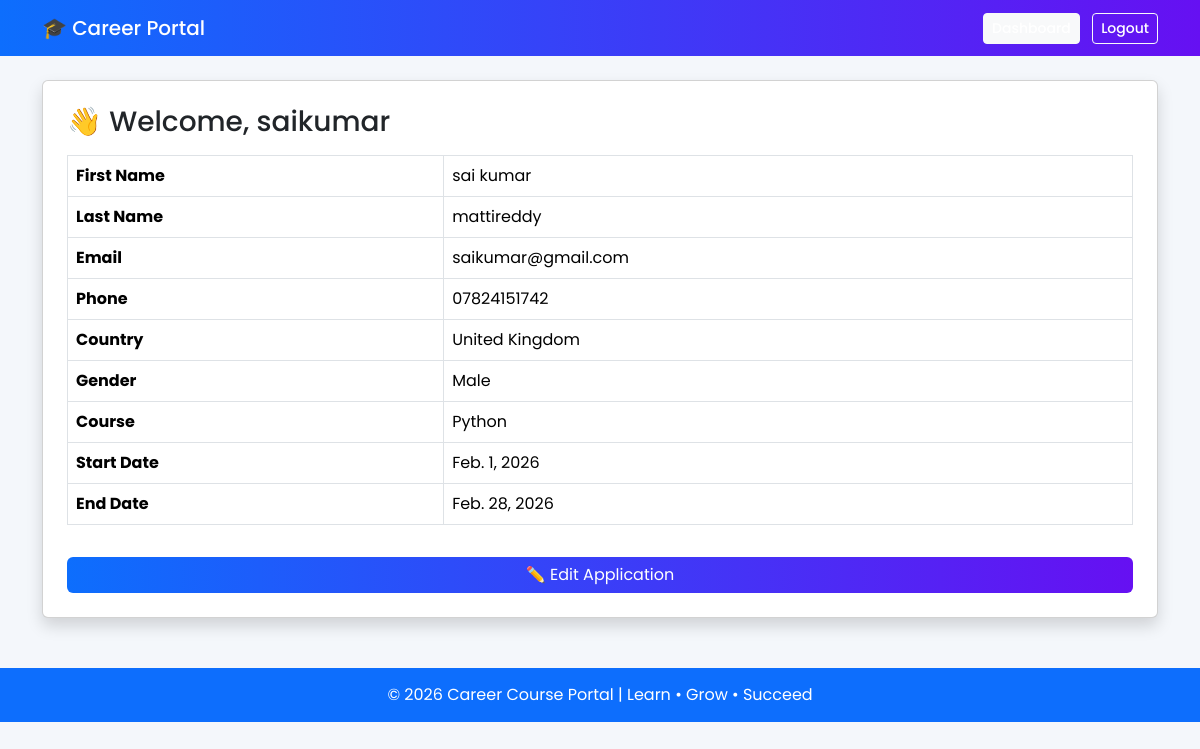
Screenshot of /dashboard/ (signed in) with the database file from the repository.
### students/models.py (models this page shows, shortened)
class StudentApplication(models.Model):
    GENDER_CHOICES = [
        ('Male', 'Male'),
        ('Female', 'Female'),
    ]
    COURSE_CHOICES = [
        ('Python', 'Python'),
        ('C', 'C'),
        ('C++', 'C++'),
        ('Java', 'Java'),
        ('Machine Learning', 'Machine Learning'),
        ('Deep Learning', 'Deep Learning'),
    ]
    user = models.OneToOneField(User, on_delete=models.CASCADE)
    first_name = models.CharField(max_length=100)
    last_name = models.CharField(max_length=100)
    phone = models.CharField(max_length=15)
    country = models.CharField(max_length=50)
    gender = models.CharField(max_length=10, choices=GENDER_CHOICES)
    course = models.CharField(max_length=50, choices=COURSE_CHOICES)
    start_date = models.DateField()
    end_date = models.DateField()

### students/views.py (the view)
# urls.py: path('dashboard/', dashboard, name='dashboard'),
@login_required
def dashboard(request):
    if request.user.is_superuser:
        students = StudentApplication.objects.select_related('user').all()
        return render(request, 'students/admin_dashboard.html', {'students': students})
    try:
        data = StudentApplication.objects.get(user=request.user)
    except StudentApplication.DoesNotExist:
        data = None
    return render(request, 'students/student_dashboard.html', {'data': data})

### students/templates/students/student_dashboard.html
{% extends 'students/base.html' %}
{% block content %}
<div class="card shadow p-4">
  <h3 class="mb-3">👋 Welcome, {{ data.user.username }}</h3>
  <table class="table table-bordered">
    <tr><th>First Name</th><td>{{ data.first_name }}</td></tr>
    <tr><th>Last Name</th><td>{{ data.last_name }}</td></tr>
    <tr><th>Email</th><td>{{ data.user.email }}</td></tr>
    <tr><th>Phone</th><td>{{ data.phone }}</td></tr>
    <tr><th>Country</th><td>{{ data.country }}</td></tr>
    <tr><th>Gender</th><td>{{ data.gender }}</td></tr>
    <tr><th>Course</th><td>{{ data.course }}</td></tr>
    <tr><th>Start Date</th><td>{{ data.start_date }}</td></tr>
    <tr><th>End Date</th><td>{{ data.end_date }}</td></tr>
  </table>
  <a href="/application/" class="btn btn-primary mt-3">
    ✏️ Edit Application
  </a>
</div>
{% endblock %}

### students/templates/students/base.html (style rules this page uses)
body { font-family: 'Poppins', sans-serif; background: #f4f7fb; }
.btn-primary { background: linear-gradient(90deg, #0d6efd, #6610f2); border: none; }

### rows the page displays
StudentApplication: user.username "saikumar", first_name "sai kumar", last_name "mattireddy", user.email "saikumar@gmail.com", phone "07824151742", country "United Kingdom", gender "Male", course "Python", start_date "Feb. 1, 2026", end_date "Feb. 28, 2026"
